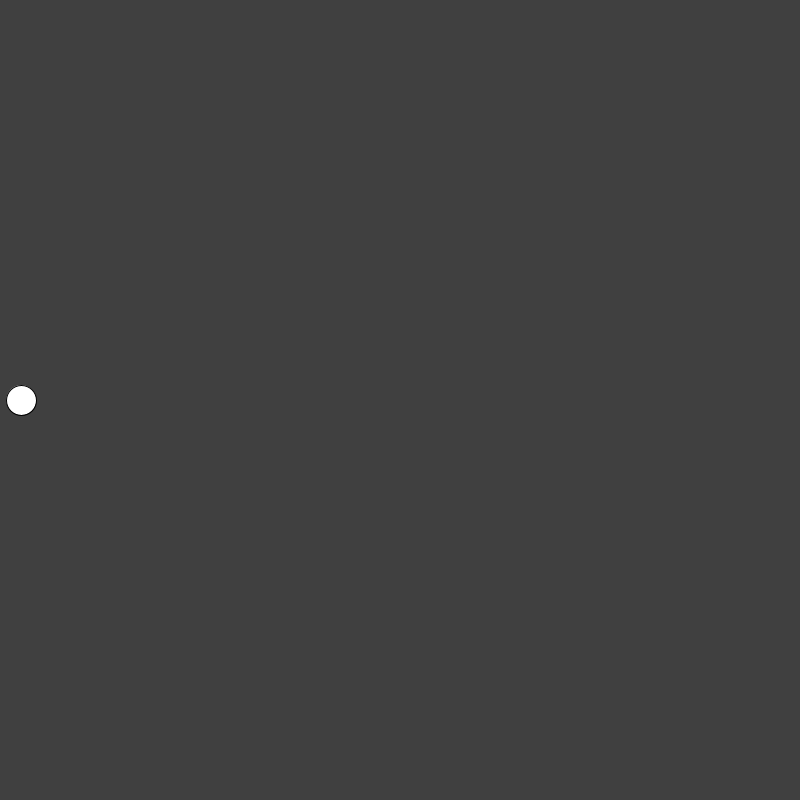
Frame 1 (no input)
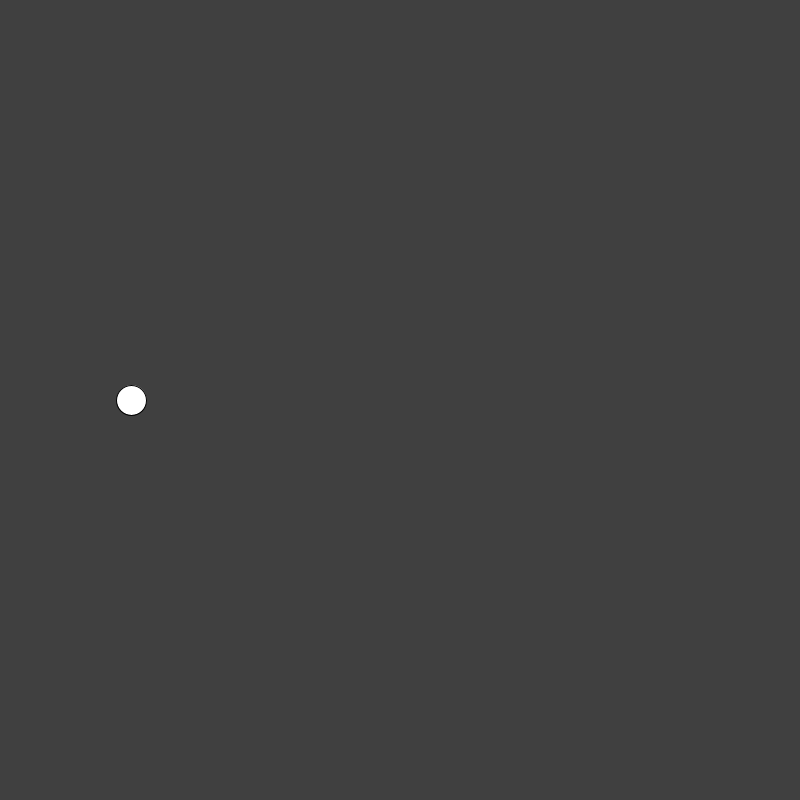
Frame 60 (the mouse pressed at the canvas centre just before this capture)
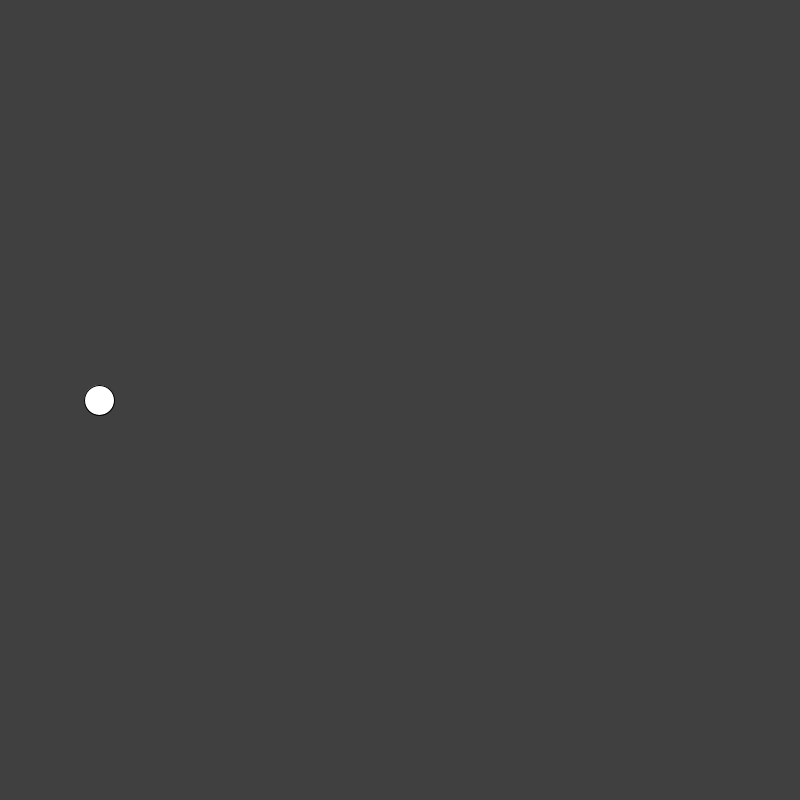
Frame 120 (the mouse held since frame 60 and released just before this capture)

The Processing sketch that drew these frames (run headless with seeded random() and noise(); from frame 60 on, the mouse is pressed at the canvas centre):

// Processing sketch: TweenDemo
// ── TweenDemo.pde

//lerping values
float xStart = 20;
float xEnd = 780;

//increases over time
float timeCurrent = 0;
float timeTotal = 5;

float timeStampPrev = 0;

void setup()
{
  size(800,800);
}

void draw()
{
  background(64);
  
  float timeStamp = millis()/1000.0;
  float dt = timeStamp - timeStampPrev;
  timeStampPrev = timeStamp;
  
  //increase time
  timeCurrent += dt;
  
  
  
  
  float p = timeCurrent / timeTotal;
  p = constrain(p, 0, 1); //clamp
  
  //bending the percent curve to add easing(changing it's speed)
  p = p * p * (3 - 2 * p);
  
  float x = lerp(xStart, xEnd, p);
  
  
  
  ellipse(x, height/2, 30,30);
  
  
}

void mousePressed()
{
  
  timeCurrent = 0;
  
}
